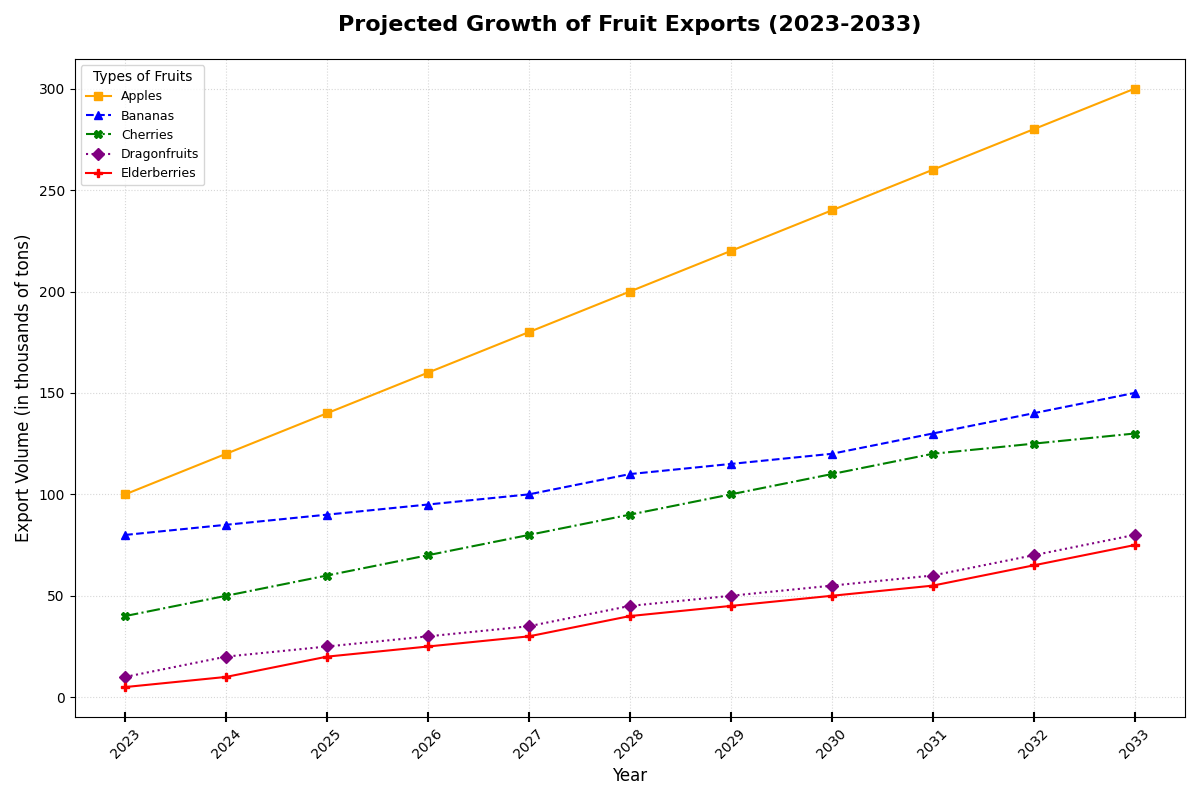

Write Python code to recreate this figure.
import matplotlib.pyplot as plt
import numpy as np

years = np.arange(2023, 2034)
types_of_fruits = ['Apples', 'Bananas', 'Cherries', 'Dragonfruits', 'Elderberries']
apples = [100, 120, 140, 160, 180, 200, 220, 240, 260, 280, 300]
bananas = [80, 85, 90, 95, 100, 110, 115, 120, 130, 140, 150]
cherries = [40, 50, 60, 70, 80, 90, 100, 110, 120, 125, 130]
dragonfruits = [10, 20, 25, 30, 35, 45, 50, 55, 60, 70, 80]
elderberries = [5, 10, 20, 25, 30, 40, 45, 50, 55, 65, 75]
export_data = [np.array(apples), np.array(bananas), np.array(cherries), np.array(dragonfruits), np.array(elderberries)]

fig, ax = plt.subplots(figsize=(12, 8))

# Altered line styles and markers
line_styles = ['-', '--', '-.', ':', '-']
markers = ['s', '^', 'X', 'D', 'P']

# Shuffle colors manually
colors = ['orange', 'blue', 'green', 'purple', 'red']  # New color order

for fruit, data, line_style, marker, color in zip(types_of_fruits, export_data, line_styles, markers, colors):
    ax.plot(years, data, linestyle=line_style, marker=marker, color=color, label=fruit)

ax.set_title('Projected Growth of Fruit Exports (2023-2033)', fontsize=16, fontweight='bold', pad=20)
ax.set_xlabel('Year', fontsize=12)
ax.set_ylabel('Export Volume (in thousands of tons)', fontsize=12)

ax.set_xticks(years)
ax.set_xticklabels(years, rotation=45)

ax.grid(True, linestyle=':', alpha=0.5)
ax.legend(title='Types of Fruits', fontsize=9, title_fontsize=10, loc='upper left')

ax.tick_params(axis='x', which='major', length=7, width=1.5, direction='inout')

plt.tight_layout()
plt.show()
